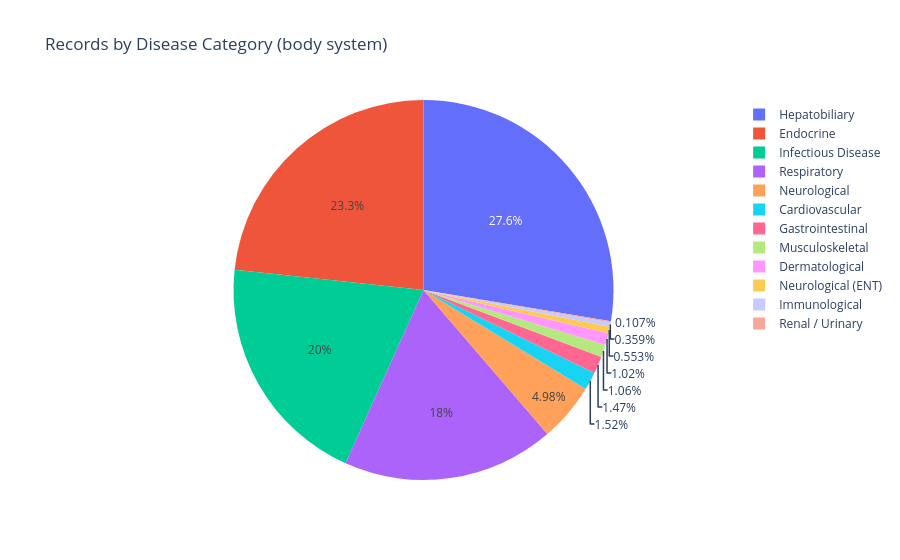

Notebook cell for this chart:
### Markdown cell above
## Disease Category Distribution

### Code cell
eda_charts.category_distribution_chart(df)

### Figure 1 — Plotly figure (JSON) as saved in the notebook; plotly's stock layout.template omitted (floating-point values rounded to 4 significant figures)
{"data": [{"domain": {"x": [0.0, 1.0], "y": [0.0, 1.0]}, "hovertemplate": "category=%{label}<br>count=%{value}<extra></extra>", "labels": ["Hepatobiliary", "Endocrine", "Infectious Disease", "Respiratory", "Neurological", "Cardiovascular", "Gastrointestinal", "Musculoskeletal", "Dermatological", "Neurological (ENT)", "Immunological", "Renal / Urinary"], "legendgroup": "", "name": "", "showlegend": true, "type": "pie", "values": [2846, 2400, 2058, 1857, 513, 157, 151, 109, 105, 57, 37, 11]}], "layout": {"legend": {"tracegroupgap": 0}, "title": {"text": "Records by Disease Category (body system)"}}}
